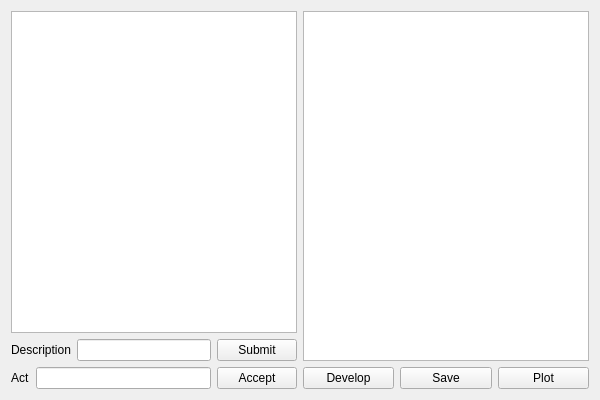
<?xml version="1.0" encoding="UTF-8"?>
<ui version="4.0">
 <class>WritersClass</class>
 <widget class="QWidget" name="WritersClass">
  <property name="geometry">
   <rect>
    <x>0</x>
    <y>0</y>
    <width>600</width>
    <height>400</height>
   </rect>
  </property>
  <property name="windowTitle">
   <string>Writers</string>
  </property>
  <layout class="QHBoxLayout" name="horizontalLayout_6">
   <item>
    <layout class="QHBoxLayout" name="horizontalLayout_5">
     <item>
      <layout class="QVBoxLayout" name="verticalLayout_3">
       <item>
        <widget class="QTableView" name="tableView"/>
       </item>
       <item>
        <layout class="QHBoxLayout" name="horizontalLayout_3">
         <item>
          <layout class="QVBoxLayout" name="verticalLayout_2">
           <item>
            <layout class="QHBoxLayout" name="horizontalLayout">
             <item>
              <widget class="QLabel" name="label">
               <property name="text">
                <string>Description</string>
               </property>
              </widget>
             </item>
             <item>
              <widget class="QLineEdit" name="lineEdit"/>
             </item>
            </layout>
           </item>
           <item>
            <layout class="QHBoxLayout" name="horizontalLayout_2">
             <item>
              <widget class="QLabel" name="label_2">
               <property name="text">
                <string>Act</string>
               </property>
              </widget>
             </item>
             <item>
              <widget class="QLineEdit" name="lineEdit_2"/>
             </item>
            </layout>
           </item>
          </layout>
         </item>
         <item>
          <layout class="QVBoxLayout" name="verticalLayout">
           <item>
            <widget class="QPushButton" name="pushButton">
             <property name="text">
              <string>Submit</string>
             </property>
            </widget>
           </item>
           <item>
            <widget class="QPushButton" name="pushButton_2">
             <property name="text">
              <string>Accept</string>
             </property>
            </widget>
           </item>
          </layout>
         </item>
        </layout>
       </item>
      </layout>
     </item>
     <item>
      <layout class="QVBoxLayout" name="verticalLayout_4">
       <item>
        <widget class="QTextEdit" name="textEdit"/>
       </item>
       <item>
        <layout class="QHBoxLayout" name="horizontalLayout_4">
         <item>
          <widget class="QPushButton" name="pushButton_3">
           <property name="text">
            <string>Develop</string>
           </property>
          </widget>
         </item>
         <item>
          <widget class="QPushButton" name="pushButton_4">
           <property name="text">
            <string>Save</string>
           </property>
          </widget>
         </item>
         <item>
          <widget class="QPushButton" name="pushButton_5">
           <property name="text">
            <string>Plot</string>
           </property>
          </widget>
         </item>
        </layout>
       </item>
      </layout>
     </item>
    </layout>
   </item>
  </layout>
 </widget>
 <layoutdefault spacing="6" margin="11"/>
 <resources>
  <include location="Writers.qrc"/>
 </resources>
 <connections/>
</ui>
